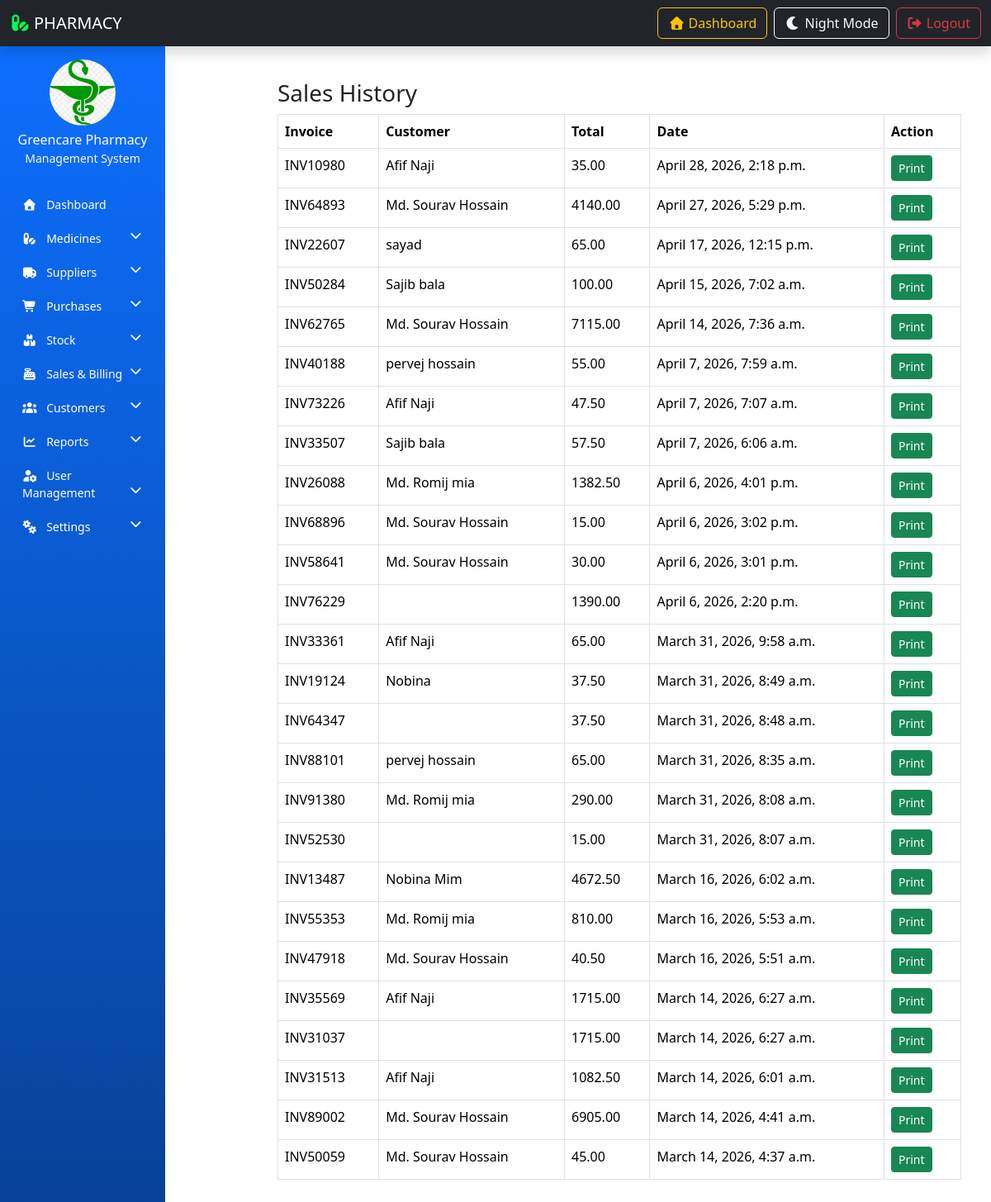
Page /sales-history/ on the committed database.
### resultapp/models.py (models this page shows, shortened)
class PharmacySettings(models.Model):
    pharmacy_name = models.CharField(max_length=200)
    owner_name = models.CharField(max_length=200)
    phone = models.CharField(max_length=20)
    email = models.EmailField(blank=True, null=True)  # ✅ fixed
    address = models.TextField()
    tax_percentage = models.DecimalField(max_digits=5, decimal_places=2, default=0)
    discount_percentage = models.DecimalField(max_digits=5, decimal_places=2, default=0)
    currency = models.CharField(max_length=10, default='tk')
    logo = models.ImageField(upload_to='pharmacy_logo/', blank=True, null=True)

class Sale(models.Model):
    invoice_no = models.CharField(max_length=50, unique=True, blank=True)
    customer_name = models.CharField(max_length=200, blank=True, null=True)
    total_amount = models.DecimalField(max_digits=10, decimal_places=2, default=0)
    created_at = models.DateTimeField(auto_now_add=True)

### resultapp/views.py (the view)
# urls.py: path('sales-history/', sales_history, name='sales_history'),  # ❌ slash missing ছিল
def sales_history(request):
    sales = Sale.objects.all().order_by("-created_at")
    return render(request, "sales_history.html", {"sales": sales})

### resultapp/context_processors.py (called while the page is built)
def pharmacy_info(request):
    return {
        'pharmacy_info': PharmacySettings.objects.first()
    }

### resultapp/templates/sales_history.html
{% extends 'admin_base.html' %}
{% block content %}
<div class="container mt-4">
    <h3>Sales History</h3>
    <table class="table table-bordered">
        <tr>
            <th>Invoice</th>
            <th>Customer</th>
            <th>Total</th>
            <th>Date</th>
            <th>Action</th>
        </tr>
        {% for s in sales %}
        <tr>
            <td>{{ s.invoice_no }}</td>
            <td>{{ s.customer_name }}</td>
            <td>{{ s.total_amount }}</td>
            <td>{{ s.created_at }}</td>
            <td>
                <a href="{% url 'invoice_print' s.id %}" class="btn btn-success btn-sm">
                    Print
                </a>
            </td>
        </tr>
        {% endfor %}
    </table>
</div>
{% endblock %}

### resultapp/templates/sidebar.html (shortened to what this page needs)
{% load static %}
<nav class="col-md-3 col-lg-2 d-md-block sidebar collapse pt-3">
    <div class="text-center text-white mb-4">
        {% if pharmacy_info.logo %}
        <img src="{{ pharmacy_info.logo.url }}" class="img-fluid rounded-circle mb-2"
            style="width:80px; height:80px; object-fit:cover;">
        {% else %}
        <img src="{% static 'PMS-IMAGE/logo.png' %}" class="img-fluid rounded-circle mb-2"
            style="width:80px; height:80px;">
        {% endif %}
        <h6 class="mb-0">{{ pharmacy_info.pharmacy_name|default:"GreenCare Pharmacy" }}</h6>
        <small class="text-light">Management System</small>
    </div>
    <ul class="nav flex-column">
        <li class="nav-item">
            <a href="{% url 'admin-dashboard' %}" class="nav-link">
                <i class="fas fa-home me-2"></i> Dashboard
            </a>
        </li>
        <li class="nav-item">
            <a href="#medicineMenu" data-bs-toggle="collapse" class="nav-link">
                <i class="fas fa-pills me-2"></i> Medicines
                <i class="fas fa-chevron-down float-end"></i>
            </a>
        </li>
        <li class="nav-item">
            <a href="#supplierMenu" data-bs-toggle="collapse" class="nav-link">
                <i class="fas fa-truck me-2"></i> Suppliers
                <i class="fas fa-chevron-down float-end"></i>
            </a>
        </li>
        <li class="nav-item">
            <a href="#purchaseMenu" data-bs-toggle="collapse" class="nav-link">
                <i class="fas fa-shopping-cart me-2"></i> Purchases
                <i class="fas fa-chevron-down float-end"></i>
            </a>
        </li>
        <li class="nav-item">
            <a href="#stockMenu" data-bs-toggle="collapse" class="nav-link">
                <i class="fas fa-boxes me-2"></i> Stock
                <i class="fas fa-chevron-down float-end"></i>
            </a>
        </li>
        <li class="nav-item">
            <a href="#salesMenu" data-bs-toggle="collapse" class="nav-link">
                <i class="fas fa-cash-register me-2"></i> Sales & Billing
                <i class="fas fa-chevron-down float-end"></i>
            </a>
        </li>
        <li class="nav-item">
            <a href="#customerMenu" data-bs-toggle="collapse" class="nav-link">
                <i class="fas fa-users me-2"></i> Customers
                <i class="fas fa-chevron-down float-end"></i>
            </a>
        </li>
        <li class="nav-item">
            <a href="#reportMenu" data-bs-toggle="collapse" class="nav-link">
                <i class="fas fa-chart-line me-2"></i> Reports
                <i class="fas fa-chevron-down float-end"></i>
            </a>
        </li>
        <li class="nav-item">
            <a href="#userMenu" data-bs-toggle="collapse" class="nav-link">
                <i class="fas fa-user-cog me-2"></i> User Management
                <i class="fas fa-chevron-down float-end"></i>
            </a>
        </li>
        <li class="nav-item">
            <a href="#settingsMenu" data-bs-toggle="collapse" class="nav-link">
                <i class="fas fa-cogs me-2"></i> Settings
                <i class="fas fa-chevron-down float-end"></i>
            </a>
        </li>
    </ul>
</nav>

### resultapp/templates/sidebar.html (style rules this page uses)
.sidebar { min-height: 100vh; background: linear-gradient(180deg, #0d6efd, #084298); }
.sidebar .nav-link { color: #ffffff; font-size: 14px; padding: 10px 15px; border-radius: 6px; transition: 0.3s; }

### rows in the picture
PharmacySettings: logo (picture), pharmacy_name "Greencare Pharmacy"
Sale: invoice_no "INV10980", customer_name "Afif Naji", total_amount "35.00", created_at "April 28, 2026, 2:18 p.m."
Sale: invoice_no "INV64893", customer_name "Md. Sourav Hossain", total_amount "4140.00", created_at "April 27, 2026, 5:29 p.m."
Sale: invoice_no "INV22607", customer_name "sayad", total_amount "65.00", created_at "April 17, 2026, 12:15 p.m."
Sale: invoice_no "INV50284", customer_name "Sajib bala", total_amount "100.00", created_at "April 15, 2026, 7:02 a.m."
Sale: invoice_no "INV62765", customer_name "Md. Sourav Hossain", total_amount "7115.00", created_at "April 14, 2026, 7:36 a.m."
Sale: invoice_no "INV40188", customer_name "pervej hossain", total_amount "55.00", created_at "April 7, 2026, 7:59 a.m."
Sale: invoice_no "INV73226", customer_name "Afif Naji", total_amount "47.50", created_at "April 7, 2026, 7:07 a.m."
Sale: invoice_no "INV33507", customer_name "Sajib bala", total_amount "57.50", created_at "April 7, 2026, 6:06 a.m."
Sale: invoice_no "INV26088", customer_name "Md. Romij mia", total_amount "1382.50", created_at "April 6, 2026, 4:01 p.m."
Sale: invoice_no "INV68896", customer_name "Md. Sourav Hossain", total_amount "15.00", created_at "April 6, 2026, 3:02 p.m."
Sale: invoice_no "INV58641", customer_name "Md. Sourav Hossain", total_amount "30.00", created_at "April 6, 2026, 3:01 p.m."
Sale: invoice_no "INV76229", total_amount "1390.00", created_at "April 6, 2026, 2:20 p.m."
Sale: invoice_no "INV33361", customer_name "Afif Naji", total_amount "65.00", created_at "March 31, 2026, 9:58 a.m."
Sale: invoice_no "INV19124", customer_name "Nobina", total_amount "37.50", created_at "March 31, 2026, 8:49 a.m."
Sale: invoice_no "INV64347", total_amount "37.50", created_at "March 31, 2026, 8:48 a.m."
Sale: invoice_no "INV88101", customer_name "pervej hossain", total_amount "65.00", created_at "March 31, 2026, 8:35 a.m."
Sale: invoice_no "INV91380", customer_name "Md. Romij mia", total_amount "290.00", created_at "March 31, 2026, 8:08 a.m."
Sale: invoice_no "INV52530", total_amount "15.00", created_at "March 31, 2026, 8:07 a.m."
Sale: invoice_no "INV13487", customer_name "Nobina Mim", total_amount "4672.50", created_at "March 16, 2026, 6:02 a.m."
Sale: invoice_no "INV55353", customer_name "Md. Romij mia", total_amount "810.00", created_at "March 16, 2026, 5:53 a.m."
Sale: invoice_no "INV47918", customer_name "Md. Sourav Hossain", total_amount "40.50", created_at "March 16, 2026, 5:51 a.m."
Sale: invoice_no "INV35569", customer_name "Afif Naji", total_amount "1715.00", created_at "March 14, 2026, 6:27 a.m."
Sale: invoice_no "INV31037", total_amount "1715.00", created_at "March 14, 2026, 6:27 a.m."
Sale: invoice_no "INV31513", customer_name "Afif Naji", total_amount "1082.50", created_at "March 14, 2026, 6:01 a.m."
Sale: invoice_no "INV89002", customer_name "Md. Sourav Hossain", total_amount "6905.00", created_at "March 14, 2026, 4:41 a.m."
Sale: invoice_no "INV50059", customer_name "Md. Sourav Hossain", total_amount "45.00", created_at "March 14, 2026, 4:37 a.m."
